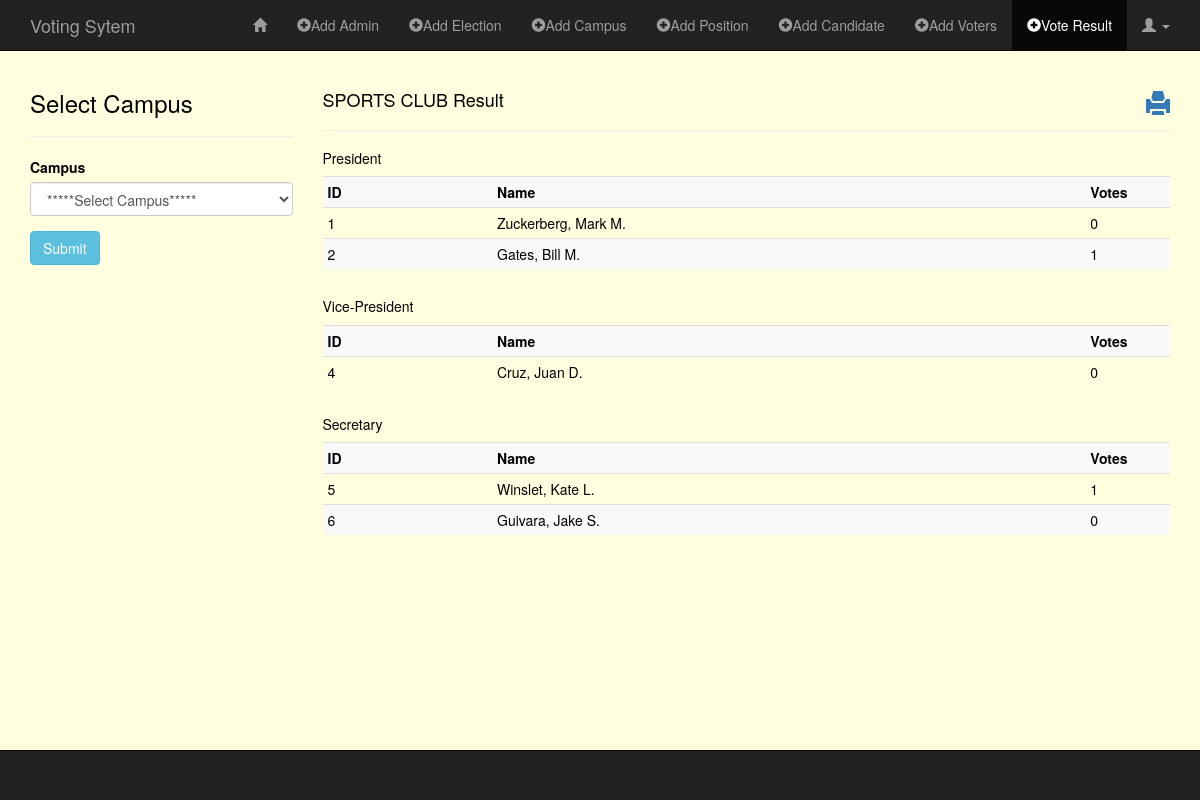
Screenshot of /sandbox/vote_result.php?campus=SPORTS CLUB (signed in) with the database file from the repository.
### tables this page shows
CREATE TABLE `positions` (
  `id` int(11) NOT NULL,
  `camp` varchar(60) NOT NULL,
  `pos` varchar(60) NOT NULL
);

CREATE TABLE `nominees` (
  `id` int(11) NOT NULL,
  `camp` varchar(60) NOT NULL,
  `description` varchar(50) NOT NULL,
  `pos` varchar(60) NOT NULL,
  `name` varchar(60) NOT NULL,
  `course` varchar(60) NOT NULL,
  `year` varchar(3) NOT NULL,
  `stud_id` varchar(60) NOT NULL
);

### sandbox/classes/Campus.php (called while the page is built, shortened)
<?php
class Campus
{
    public function READ_CAMPUS() {
        global $db;
        $sql = "SELECT * FROM campus";
        if(!$stmt = $db->prepare($sql)) {
            echo $stmt->error;
        } else {
            $stmt->execute();
            $result = $stmt->get_result();
        }
        return $result;
    }
}

### sandbox/classes/Position.php (called while the page is built, shortened)
<?php
class Position
{
    public function READ_POS_BY_ORG($camp) {
        global $db;
        $sql = "SELECT *
                FROM positions
                WHERE camp = ?";
        if(!$stmt = $db->prepare($sql)) {
            echo $stmt->error;
        } else {
            $stmt->bind_param("s", $camp);
            $stmt->execute();
            $result = $stmt->get_result();
        }
        return $result;
    }
}

### sandbox/classes/Nominees.php (called while the page is built, shortened)
<?php
class Nominees
{
    public function READ_NOM_BY_ORG_POS($camp, $pos) {
        global $db;
        $sql = "SELECT *
                FROM nominees
                WHERE nominees.camp = ?
                AND nominees.pos = ?";
        if(!$stmt = $db->prepare($sql)) {
            echo $stmt->error;
        } else {
            $stmt->bind_param("ss", $camp, $pos);
            $stmt->execute();
            $result = $stmt->get_result();
        }
        return $result;
    }
    public function COUNT_VOTES($candidate_id) {
        global $db;
        $sql = "SELECT candidate_id
                FROM votes
                WHERE candidate_id = ?";
        if(!$stmt = $db->prepare($sql)) {
            echo $stmt->error;
        } else {
            $stmt->bind_param("i", $candidate_id);
            $stmt->execute();
            $result = $stmt->get_result();
        }
        return $result;
    }
}

### sandbox/vote_result.php (the view, shortened to what this page needs)
<?php
require("../config/db.php");
require("classes/Campus.php");
require("classes/Position.php");
require("classes/Nominees.php");
?>
<!DOCTYPE HTML>
<html lang="en-US">
<head>
    <link rel="stylesheet" href="../assets/css/bootstrap.min.css">
    <link rel="stylesheet" href="../assets/css/style_admin.css">
</head>
<body>
<nav class="navbar navbar-inverse navbar-fixed-top" role="navigation">
    <div class="container">
        <div class="navbar-header">
            <a class="navbar-brand" href="index.php">Voting Sytem</a>
        </div>
        <div class="collapse navbar-collapse" id="bs-example-navbar-collapse-1">
            <ul class="nav navbar-nav navbar-right">
                <li><a href="admin_page.php"><span class="glyphicon glyphicon-home"></span></a></li>
				<li><a href="add_admin.php"><span class="glyphicon glyphicon-plus-sign"></span>Add Admin</a></li>
				<li><a href="add_elc.php"><span class="glyphicon glyphicon-plus-sign"></span>Add Election</a></li>
                <li><a href="add_camp.php"><span class="glyphicon glyphicon-plus-sign"></span>Add Campus</a></li>
                <li><a href="add_pos.php"><span class="glyphicon glyphicon-plus-sign"></span>Add Position</a></li>
                <li><a href="add_nominees.php"><span class="glyphicon glyphicon-plus-sign"></span>Add Candidate</a></li>
                <li><a href="add_voters.php"><span class="glyphicon glyphicon-plus-sign"></span>Add Voters</a></li>
                <li class="active"><a href="vote_result.php"><span class="glyphicon glyphicon-plus-sign"></span>Vote Result</a></li>
                <li class="dropdown">
                    <a href="#" class="dropdown-toggle" data-toggle="dropdown" role="button" aria-haspopup="true" aria-expanded="false"><span class="glyphicon glyphicon-user"></span> <span class="caret"></span></a>
                </li>
            </ul>
        </div>
    </div>
</nav>
<?php
$readCamp = new Campus();
$rtnReadCamp = $readCamp->READ_CAMPUS();
?>
<div class="container">
    <div class="row">
        <?php if($rtnReadCamp) { ?>
        <div class="col-md-3">
            <h3>Select Campus</h3><hr>
            <form action="<?php $_SERVER['PHP_SELF']; ?>" method="GET" role="form">
                <div class="form-group">
                    <label for="campus">Campus</label>
                    <select name="campus" class="form-control">
                        <option value="">*****Select Campus*****</option>
                    </select>
                </div>
                <button type="submit" name="submit" class="btn btn-info">Submit</button>
            </form>
        </div>
        <?php }  ?>
        <div class="col-md-9">
            <?php
            if(!isset($_GET['campus'])) {
                echo "<div class='alert alert-warning'>Please select Campus and click submit to show vote result.</div>";
            } else {
            $camp = trim($_GET['campus']);
            ?>
                <a href="http://localhost/voting_system/sandbox/print_result.php?campus=<?php echo $camp; ?>"><h3><span class="glyphicon glyphicon-print pull-right"></h3></span> </a>
                <h4><?php echo $camp; ?> Result</h4>
                <hr>
                <?php
                $readPos = new Position();
                $rtnReadPos = $readPos->READ_POS_BY_ORG($camp);
                ?>
                <?php if($rtnReadPos) { ?>
                    <?php while($rowPos = $rtnReadPos->fetch_assoc()) { ?>
                    <h5><?php echo $rowPos['pos']; ?></h5>
                        <?php
                        $readNomOrgPos = new Nominees();
                        $rtnReadNomOrgPos = $readNomOrgPos->READ_NOM_BY_ORG_POS($camp, $rowPos['pos']);
                        ?>
                        <div class="table-responsive">
                            <?php if($rtnReadNomOrgPos) { ?>
                            <table class="table table-condensed table-striped">
                                <tr>
                                    <th>ID</th>
                                    <th>Name</th>
                                    <th>Votes</th>
                                </tr>
                                <?php while($rowCountVotes = $rtnReadNomOrgPos->fetch_assoc()) { ?>
                                    <?php
                                    $countVotes = new Nominees();
                                    $rtnCountVotes = $countVotes->COUNT_VOTES($rowCountVotes['id'])
                                    ?>
                                    <tr>
                                        <td style="width: 20%;"><?php echo $rowCountVotes['id']; ?></td>
                                        <td style="width: 70%;"><?php echo $rowCountVotes['name']; ?></td>
                                        <td style="width: 10%;"><?php echo $rtnCountVotes->num_rows; ?></td>
                                    </tr>
                                <?php }  ?>
                            </table>
                            <?php $rtnReadNomOrgPos->free(); }  ?>
                        </div>
                    <?php }  ?>
                <?php $rtnReadPos->free(); }  ?>
            <?php }  ?>
        </div>
    </div>
</div>
<nav class="navbar navbar-inverse navbar-fixed-bottom" role="navigation">
    <div class="container">
    </div>
</nav>
</body>
</html>

### assets/css/style_admin.css (style rules this page uses)
body { color: black; margin-top: 70px; margin-bottom: 70px; background-color: lightyellow; }

### rows the page displays
positions: pos "President"
nominees: id "1", name "Zuckerberg, Mark M.", num_rows "0"
nominees: id "2", name "Gates, Bill M.", num_rows "1"
positions: pos "Vice-President"
nominees: id "4", name "Cruz, Juan D.", num_rows "0"
positions: pos "Secretary"
nominees: id "5", name "Winslet, Kate L.", num_rows "1"
nominees: id "6", name "Guivara, Jake S.", num_rows "0"

### other values shown
$camp "SPORTS CLUB"
